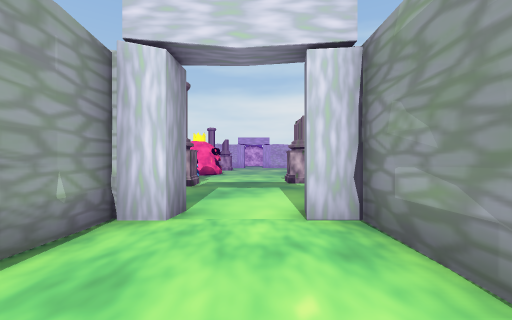
View 1 (above)

16 first-person views from a walk through a scene from a Unity 3-D project. The camera is 1.5 m above the floor, looks level and sees 90° across. Doors are open. The floor is counted in squares, 2 m on a side. Each view is taken from the middle of a square. On the plan, view 1 faces up. The plan holds only what a view shows up to about 9 squares ahead; the rest is blank. The place goes on beyond the plan. The player character is not drawn. Some surface patterns are stand-ins.

View 2
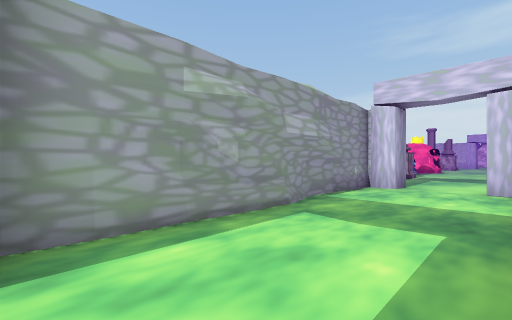

View 3
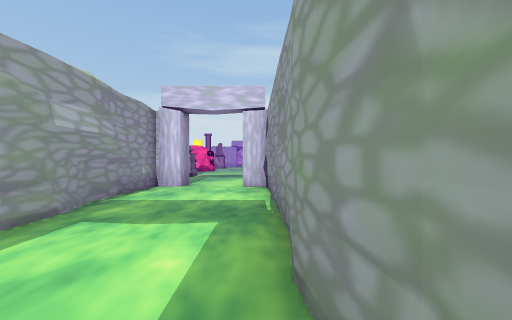

View 4
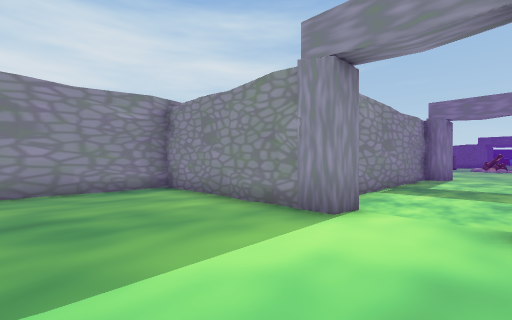

View 5
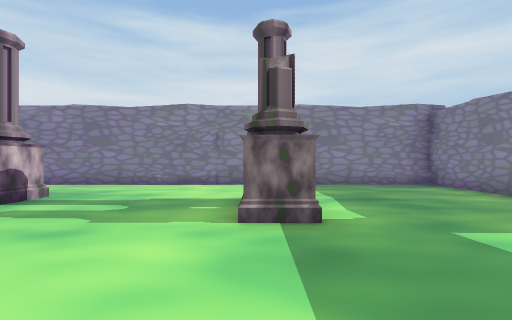

View 6
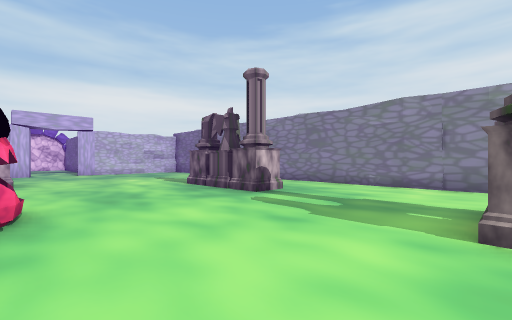

View 7
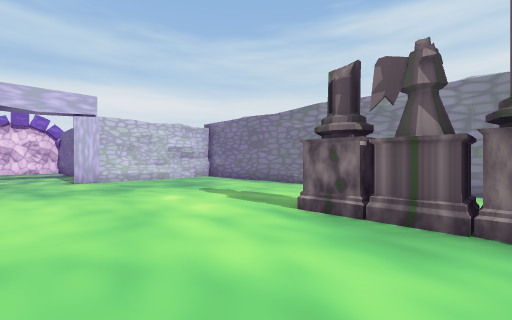

View 8
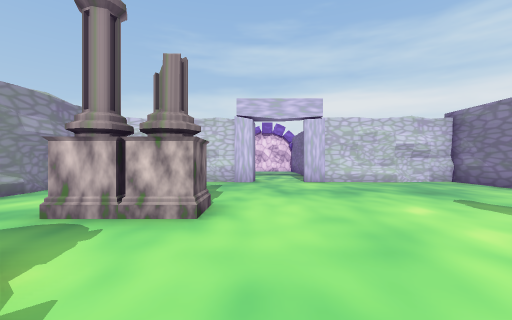

View 9
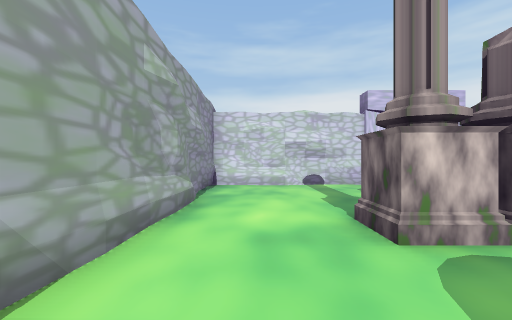

View 10
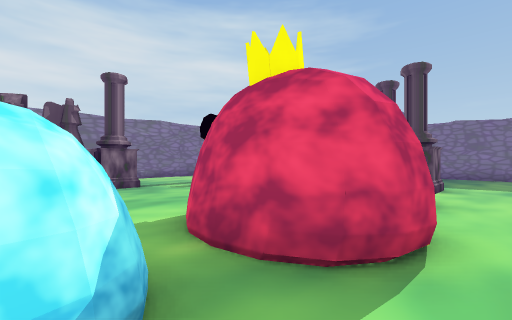

View 11
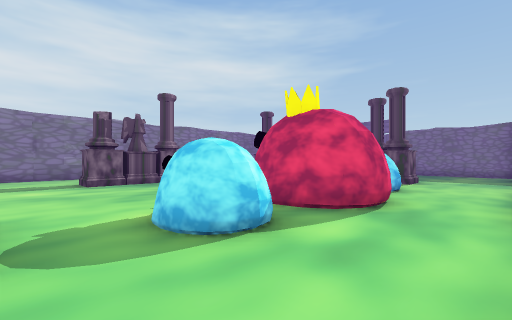

View 12
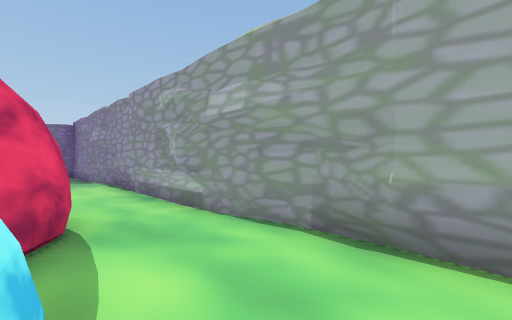

View 13
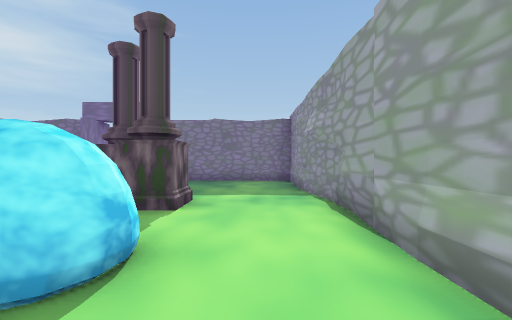

View 14
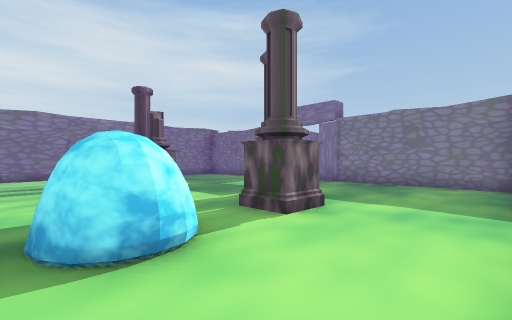

View 15
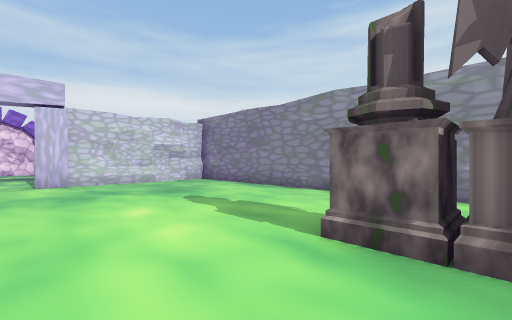

View 16
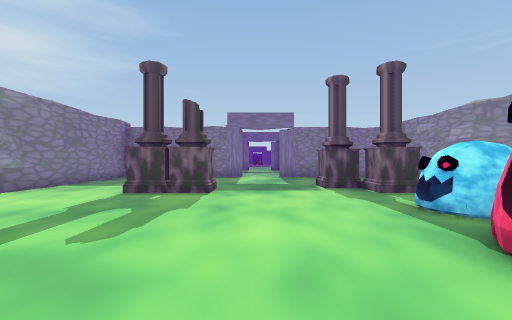

### Floor plan
Key: @ floor where view 1 was taken; # wall or solid block; . floor; D open door; O other object.
Columns run from 7 left of view 1 to 6 right of it. Each row starts with its distance up from view 1.
 26       ...
 25       ...
 24 ######DD######
 23 #............#
 22 #............#
 21 #............#
 20 #............#
 19 #...OO.......#
 18 #............#
 17 #............#
 16 #..##.....O..#
 15 #.........O..#
 14 #..###....O..#
 13 #..###.......#
 12 #............#
 11 #..##........#
 10 #............#
  9 #...O...OOO..#
  8 #....O.......#
  7 #............#
  6 #............#
  5 #............#
  4 #.....DD.....#
  3 ######DD######
  2      #...#
  1      #...#
  0      #.@.#
 -1      #...#
 -2      #...#
 -3      #...#
 -4      #DD.#
 -5       D

Positions as (right, up) in squares from view 1, and headings:
1: (0, 0), facing up
2: (1, -4), facing up-left
3: (1, -4), facing up
4: (-1, 7), facing down-right
5: (-2, 9), facing right
6: (-2, 9), facing up-right
7: (-1, 14), facing up-right
8: (-1, 15), facing up
9: (-5, 16), facing up
10: (-5, 16), facing down-right
11: (-6, 18), facing down-right
12: (-4, 17), facing down-left
13: (-5, 13), facing down
14: (-6, 12), facing down-right
15: (0, 15), facing up-right
16: (0, 15), facing down
